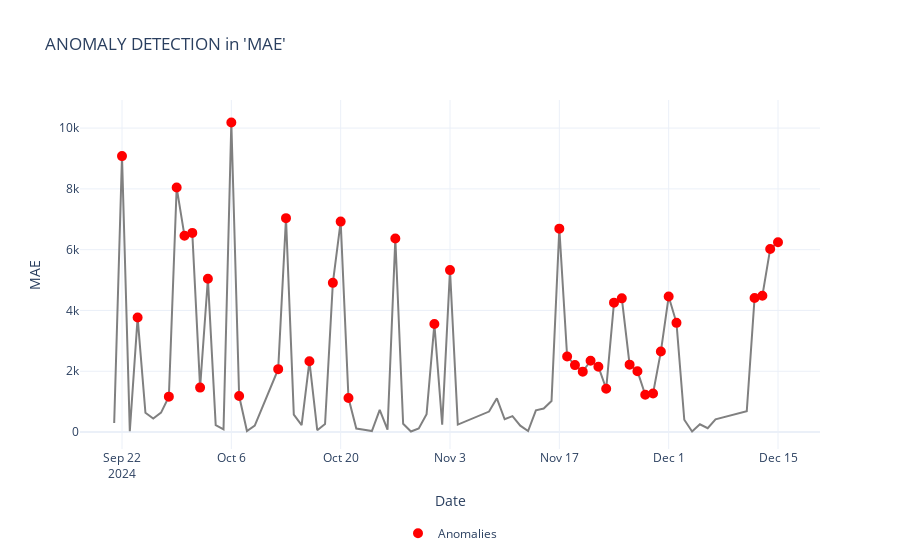

This figure's notebook cell:
### Code cell
# Plot the time series with anomalies highlighted using Plotly Express
fig = px.line(df_daily, x='Date', y='MAE', title="ANOMALY DETECTION in 'MAE' ", template='plotly_white')

# Change the color of the line to your desired color (e.g., blue)
fig.update_traces(line=dict(color='grey'))

# Add anomalies as a scatter plot on top of the time series, make them clearly visible
fig.add_scatter(x=df_daily.loc[df_daily['mae anomaly'], 'Date'], 
                y=df_daily.loc[df_daily['mae anomaly'], 'MAE'], 
                mode='markers', 
                marker=dict(color='red', size=8, line=dict(width=2, color='red')),
                name='Anomalies')

# Update the layout to position the legend at the bottom center
fig.update_layout(
    legend=dict(
        orientation="h",          # Horizontal orientation
        yanchor="top",            # Anchor the legend to the top of the specified position
        y=-0.2,                   # Move the legend below the plot
        xanchor="center",         # Center the legend horizontally
        x=0.5                     # Position at the center horizontally
    )
)

# Show the plot
fig.show()
